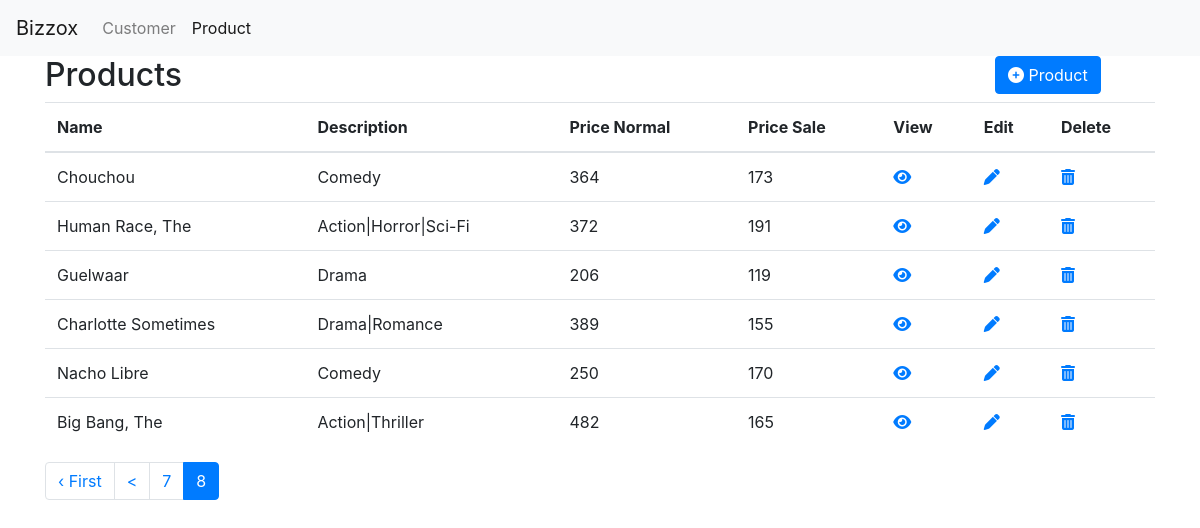
Page /product/index/8 on the committed database.
### tables this page shows
CREATE TABLE `xproduct` (
  `id` int(11) UNSIGNED NOT NULL,
  `name` varchar(100) DEFAULT NULL,
  `description` varchar(100) NOT NULL,
  `price_normal` decimal(10,0) UNSIGNED DEFAULT NULL,
  `price_sale` decimal(10,0) UNSIGNED DEFAULT NULL,
  `published` tinyint(1) UNSIGNED NOT NULL DEFAULT 0,
  `created_at` datetime NOT NULL,
  `updated_at` datetime NOT NULL
);

### index.php (called while the page is built, shortened)
<?php
require_once BASEPATH.'core/CodeIgniter.php';

### application/models/Product_model.php (called while the page is built, shortened)
<?php
class Product_model extends CI_Model {
	public function getPageData($page,$per_page){
		$products = $this->db->query("select * from xproduct where published = 0 order by created_at DESC limit $page, $per_page");
		return $products->result_array();
	}
}

### application/views/product/index.php (the view, shortened to what this page needs)
<link rel="stylesheet" type = "text/css"  href="<?php echo base_url('assets/css/product.css')?>">
<div class="container">
	<div class="row">
		<div class="col-md-10">
			<h2>Products</h2>
		</div>
		<div class="col-md-2">
			<button class="btn btn-primary" onclick="formProduct()"><i class="fas fa-plus-circle"></i> Product</button>
		</div>
	</div>
	<div class="row">
		<div class="col">
		<table class="table">
				<thead>
					<tr>
						<th scope="col">Name</th>
						<th scope="col">Description</th>
						<th scope="col">Price Normal</th>
						<th scope="col">Price Sale</th>
						<th scope="col">View</th>
						<th scope="col">Edit</th>
						<th scope="col">Delete</th>
					</tr>
				</thead>
				<tbody>
				<?php
				if(count($products)>0) {
					foreach ($products as $product) {
						$id = $product['id'];
						?>
						<tr>
							<td><?=$product['name']?></td>
							<td><?=$product['description']?></td>
							<td><?=$product['price_normal']?></td>
							<td><?=$product['price_sale']?></td>
							<td>
								<a href="#" onclick="viewProduct(<?=$id?>)"><i class="fas fa-eye"></i></a>
							</td>
							<td>
								<a href="#" onclick="editProduct(<?=$id?>)"><i class="fas fa-pen"></i></a>
							</td>
							<td>
								<a href="#" onclick="deleteProduct(<?=$id?>)"><i class="fas fa-trash-alt"></i></a>
							</td>
						</tr>
					<?php
					}
				}else{?>
						<tr>
							<td colspan="10" style="text-align: center;">No Data</td>
						</tr>
				<?php
				}
				?>
				</tbody>
			</table>
		</div>
	</div>
	<div class="row">
		<div class="col">
			<?php
			if(count($products)>0) {
			 	echo $pagination;
			}
			?>
		</div>
	</div>
</div>

### rows in the picture
xproduct: name "Chouchou", description "Comedy", price_normal "364", price_sale "173"
xproduct: name "Human Race, The", description "Action|Horror|Sci-Fi", price_normal "372", price_sale "191"
xproduct: name "Guelwaar", description "Drama", price_normal "206", price_sale "119"
xproduct: name "Charlotte Sometimes", description "Drama|Romance", price_normal "389", price_sale "155"
xproduct: name "Nacho Libre", description "Comedy", price_normal "250", price_sale "170"
xproduct: name "Big Bang, The", description "Action|Thriller", price_normal "482", price_sale "165"

### other values in the picture
$pagination "‹ First < 7 8"
